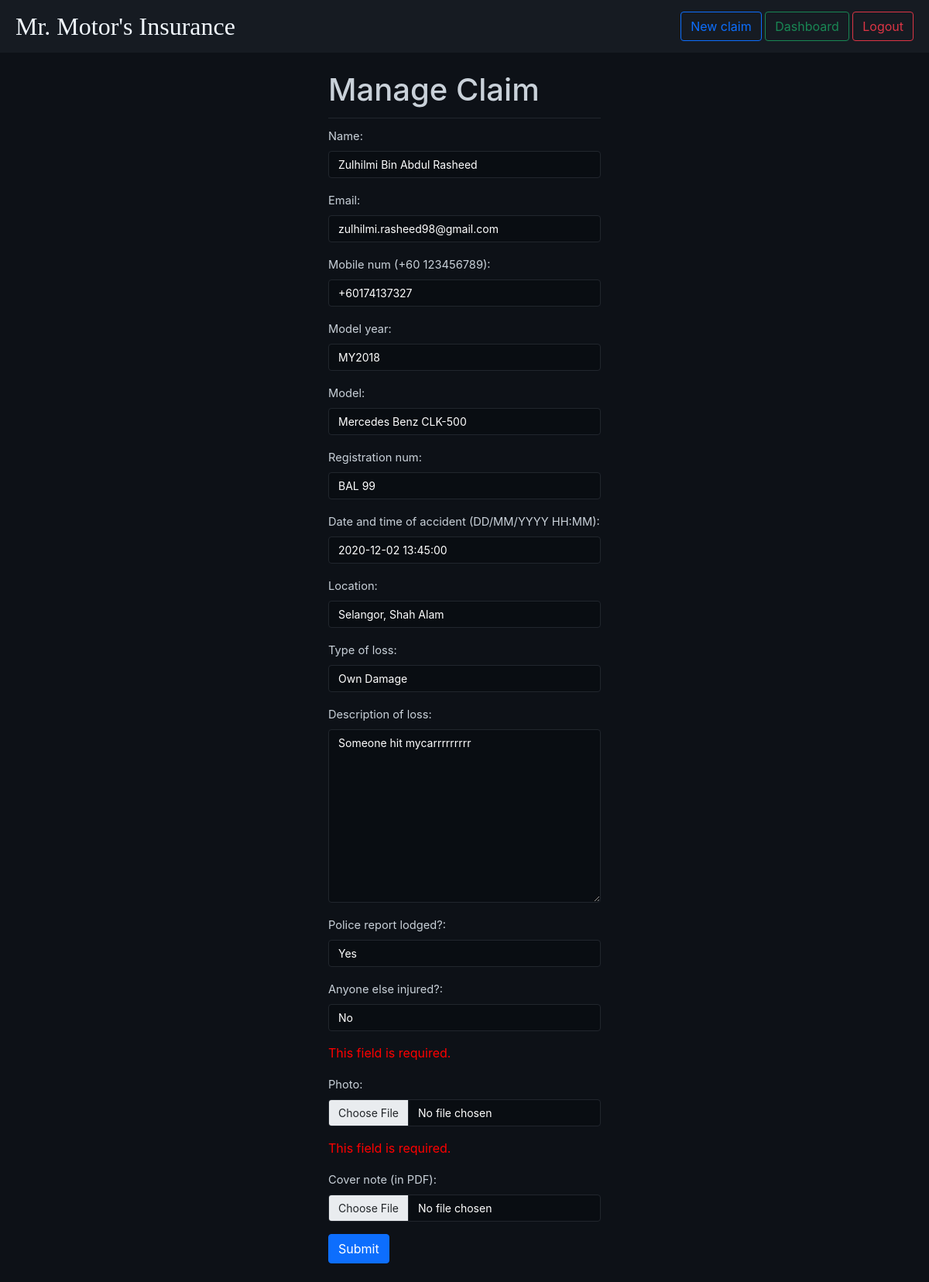
Screenshot of /dashboard/claims/manage/18 (signed in) with the database file from the repository.
### dashboard/models.py (models this page shows, shortened)
class Claim(models.Model):
    user = models.ForeignKey(User, on_delete=models.CASCADE, null=True)
    fullname = models.CharField(max_length=100)
    email = models.EmailField(max_length=254)
    mobile_num = PhoneNumberField()
    vehicle_model_year = models.CharField(max_length=6)
    vehicle_model = models.CharField(max_length=60)
    vehicle_no = models.CharField(max_length=20)
    accident_dt = models.DateTimeField()
    location = models.CharField(max_length=80)
    OWN_DAMAGE = 'OD'
    KNOCK_FOR_KNOCK = 'KFK'
    WINDSCREEN_DAMAGE = 'WD'
    THEFT = 'T'
    LOSS_CHOICES = [
        (OWN_DAMAGE, 'Own Damage'),
        (KNOCK_FOR_KNOCK, 'Knock for Knock'),
        (WINDSCREEN_DAMAGE, 'Windscreen Damage'),
        (THEFT, 'Theft'),
    ]
    loss_type = models.CharField(
        max_length=3,
        choices=LOSS_CHOICES,
        default=OWN_DAMAGE,
    )
    loss_desc = models.TextField()
    YES = 'Yes'
    NO = 'No'
    P_REPORT_CHOICES = [
        (YES, 'Yes'),
        (NO, 'No'),
    ]
    pr_lodged_inq = models.CharField(
        max_length=3,
        choices=P_REPORT_CHOICES,
        default=YES,
    )
    INQ_INJURY_CHOICES = [
        (YES, 'Yes'),
        (NO, 'No'),
    ]
    inq_injury = models.CharField(
        max_length=3,
        choices=INQ_INJURY_CHOICES,
        default=NO,
    )
    def validate_pdf_file_extension(value):
        try:
            if value.file.content_type != 'application/pdf':
                raise ValidationError(
                'Invalid file type. Only .pdf files are accepted.'
            )
        except:
            pass
    def img_user_directory_path(instance, filename):
        return 'user_{0}/images/{1}'.format(instance.user.username, filename)
    def pdf_user_directory_path(instance, filename):
        return 'user_{0}/pdfs/{1}'.format(instance.user.username, filename)
    photo = models.ImageField(upload_to=img_user_directory_path)
    insurance_cover_note_pdf = models.FileField(upload_to=pdf_user_directory_path, validators=[validate_pdf_file_extension])
    in_p = 'In Progress'
    acp = 'Accepted'
    STATUS_CHOICES = [
        (in_p, 'In Progress'),
        (acp, 'Accepted'),
    ]
    status = models.CharField(
        max_length=11,
        choices=STATUS_CHOICES,
        default='In Progress',
    )

### dashboard/views.py (the view)
# urls.py: path('claims/manage/<int:claim_id>', views.manage, name='manage'),
@login_required
def manage(request, claim_id):
    if request.method == 'POST':
        form = ClaimForm(request.POST, request.FILES, use_required_attribute=False)
        if form.is_valid():
            fullname = form.cleaned_data['fullname']
            email = form.cleaned_data['email']
            mobile_num = form.cleaned_data['mobile_num']
            vehicle_model_year = form.cleaned_data['vehicle_model_year']
            vehicle_model = form.cleaned_data['vehicle_model']
            vehicle_no = form.cleaned_data['vehicle_no']
            accident_dt = form.cleaned_data['accident_dt']
            location = form.cleaned_data['location']
            loss_type = form.cleaned_data['loss_type']
            loss_desc = form.cleaned_data['loss_desc']
            pr_lodged_inq = form.cleaned_data['pr_lodged_inq']
            inq_injury = form.cleaned_data['inq_injury']
            photo = form.cleaned_data['photo']
            insurance_cover_note_pdf = form.cleaned_data['insurance_cover_note_pdf']
            claim = Claim(
                user=request.user,
                fullname=fullname,
                email=email,
                mobile_num=mobile_num,
                vehicle_model_year=vehicle_model_year,
                vehicle_model=vehicle_model,
                vehicle_no=vehicle_no,
                accident_dt=accident_dt,
                location=location,
                loss_type=loss_type,
                loss_desc=loss_desc,
                pr_lodged_inq=pr_lodged_inq,
                inq_injury=inq_injury,
                photo=photo,
                insurance_cover_note_pdf=insurance_cover_note_pdf,
            )
            claim.save()
            messages.success(request, 'Claim updated!')
        return redirect(reverse('dashboard:manage', args=(claim_id,)))
    else:
        data = Claim.objects.get(id=claim_id)
        if data.status == 'Accepted':
            return render(request, 'dashboard/view_claim.html', {'claim': data})
        else:
            form = ClaimForm(model_to_dict(data), use_required_attribute=False)
            return render(request, 'dashboard/manage.html', {'form': form, 'f_type': 'Manage', 'cid': claim_id})

### dashboard/forms.py
class ClaimForm(forms.ModelForm):
    class Meta:
        model = Claim
        fields = [
            'fullname',
            'email',
            'mobile_num',
            'vehicle_model_year',
            'vehicle_model',
            'vehicle_no',
            'accident_dt',
            'location',
            'loss_type',
            'loss_desc',
            'pr_lodged_inq',
            'inq_injury',
            'photo',
            'insurance_cover_note_pdf'
        ]
    def __init__(self, *args, **kwargs):
        super(ClaimForm, self).__init__(*args, **kwargs)
        for visible in self.visible_fields():
            visible.field.widget.attrs['class'] = 'form-control field-d'

### dashboard/templates/dashboard/manage.html
{% extends 'base/base.html' %}
{% block content %}
{% include 'dashboard/claim_form.html' %}
{% endblock %}

### dashboard/templates/dashboard/claim_form.html (shortened to what this page needs)
{% block content %}
<div class="f-container">
    <h1 class="form-title">{{ f_type }} Claim</h1>
    <form enctype="multipart/form-data" action="{% if f_type == 'Submit' %}{% url 'dashboard:submit' %}{% else %}{% url 'dashboard:manage' cid %}{% endif %}" method="post">
        <div class="mb-3">
            <label class="form-label" for="{{ form.fullname.id_for_label }}">Name:</label>
            {{ form.fullname }}
        </div>
        <div class="mb-3">
            <label class="form-label" for="{{ form.email.id_for_label }}">Email:</label>
            {{ form.email }}
        </div>
        <div class="mb-3">
            <label class="form-label" for="{{ form.mobile_num.id_for_label }}">Mobile num (+60 123456789):</label>
            {{ form.mobile_num }}
        </div>
        <div class="mb-3">
            <label class="form-label" for="{{ form.vehicle_model_year.id_for_label }}">Model year:</label>
            {{ form.vehicle_model_year }}
        </div>
        <div class="mb-3">
            <label class="form-label" for="{{ form.vehicle_model.id_for_label }}">Model:</label>
            {{ form.vehicle_model }}
        </div>
        <div class="mb-3">
            <label class="form-label" for="{{ form.vehicle_no.id_for_label }}">Registration num:</label>
            {{ form.vehicle_no }}
        </div>
        <div class="mb-3">
            <label class="form-label" for="{{ form.accident_dt.id_for_label }}">Date and time of accident (DD/MM/YYYY HH:MM):</label>
            {{ form.accident_dt }}
        </div>
        <div class="mb-3">
            <label class="form-label" for="{{ form.location.id_for_label }}">Location:</label>
            {{ form.location }}
        </div>
        <div class="mb-3">
            <label class="form-label" for="{{ form.loss_type.id_for_label }}">Type of loss:</label>
            {{ form.loss_type }}
        </div>
        <div class="mb-3">
            <label class="form-label" for="{{ form.loss_desc.id_for_label }}">Description of loss:</label>
            {{ form.loss_desc }}
        </div>
        <div class="mb-3">
            <label class="form-label" for="{{ form.pr_lodged_inq.id_for_label }}">Police report lodged?:</label>
            {{ form.pr_lodged_inq }}
        </div>
        <div class="mb-3">
            <label class="form-label" for="{{ form.inq_injury.id_for_label }}">Anyone else injured?:</label>
            {{ form.inq_injury }}
        </div>
        <div class="mb-3">
            {{ form.photo.errors }}
            <label class="form-label" for="{{ form.photo.id_for_label }}">Photo:</label>
            {{ form.photo }}
        </div>
        <div class="mb-3">
            {{ form.insurance_cover_note_pdf.errors }}
            <label class="form-label" for="{{ form.insurance_cover_note_pdf.id_for_label }}">Cover note (in PDF):</label>
            {{ form.insurance_cover_note_pdf }}
        </div>
        <input class="btn btn-primary" type="submit" value="Submit">
    </form>
</div>
{% endblock %}

### static/base/main.css (style rules this page uses)
* { margin: 0; padding: 0; }
.form-label { font-size: 11pt; }
body { background-color: #0d1117; font-family: -apple-system, BlinkMacSystemFont, 'Segoe UI', Roboto, Oxygen, Ubuntu, Cantarell, 'Open Sans', 'Helvetica Neue', sans-serif; }
label, .form-title { color: #c9d1d9; }
.errorlist { color: red; list-style-type: none; padding-left: 0; }
.form-title { border-bottom: 1px solid #21262d; padding-bottom: 12px; margin-bottom: 10px; }
.field-d, .field-d:focus { background-color: rgba(1, 4, 9, 0.3) !important; color: rgb(255, 255, 255); border: 1px solid #21262d; font-size: 14px; }
.f-container { padding: 1.5rem; min-width: 300px; max-width: 400px; margin: 0 auto; }

### rows the page displays
Claim: fullname "Zulhilmi Bin Abdul Rasheed", email "zulhilmi.rasheed98@gmail.com", mobile_num "+60174137327", vehicle_model_year "MY2018", vehicle_model "Mercedes Benz CLK-500", vehicle_no "BAL 99", accident_dt "2020-12-02 13:45:00", location "Selangor, Shah Alam", loss_type "Own Damage", loss_desc "Someone hit mycarrrrrrrrr", pr_lodged_inq "Yes", inq_injury "No"

### other values shown
{{ f_type }} "Manage"
